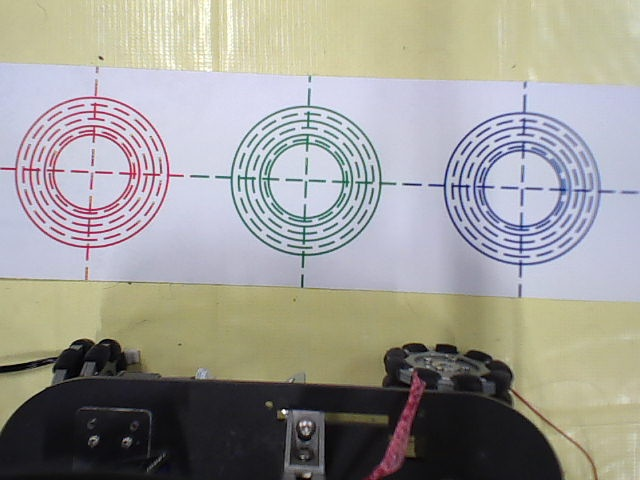
#> input picture test-ring/7.jpg, 640 x 480 px
$ python jiaozhunsehuan.py
#> lines starting #> are read from the running program, lines starting #| are printed output that depends on the picture; after the words box and inside, x2 and y2 are one past the last pixel; in counts of white or black regions, pixels touching at a corner belong together
### test-ring/XmlProcess.py
from xml.etree import ElementTree
import numpy as np


# [8 lines left out: function xmlReadCommand, not called in this run]


def xmlReadThreshold(tag: str, color: str, rank: list):  # rank: [min:[], max:[]]
    _min, _max = [], []
    paraDomTree = ElementTree.parse("./parameter.xml")
    threshold_node = paraDomTree.find(f'threshold[@tag="{tag}"]')
    colorNode = threshold_node.find(f'color[@category="{color}"]')
    floors = colorNode.findall('./*/floor')
    ceilings = colorNode.findall('./*/ceiling')
    for i in range(3):
        _min.append(int(floors[i].text))
        _max.append(int(ceilings[i].text))
    _min = np.array(_min)
    _max = np.array(_max)
    rank.append(_min)
    rank.append(_max)


# [5 lines left out: function xmlReadSize, not called in this run]


# [2 lines that do not run on import are left out]

### test-ring/jiaozhunsehuan.py
import cv2
import numpy as np
from Communication import *
from XmlProcess import *


def mask_find_bboxs(mask):
    retval, labels, stats, centroids = cv2.connectedComponentsWithStats(mask, connectivity=8) # connectivity参数的默认值为8
    stats = stats[stats[:,4].argsort()]
    return stats[:-1]


color = ['red', 'green', 'blue']
threshold = [[], [], []]  # -> [[min, max], [min, max], [min, max]]
for i, c in enumerate(color):
    xmlReadThreshold("ring", c, threshold[i])
#> this loop made 3 passes; (reads test-ring/parameter.xml from the repository)


img_bgr = cv2.imread('7.jpg')
#> img_bgr is the input picture: shape (480, 640, 3); mean B, G, R 150.4, 155.7, 157.4
img_bgr = cv2.pyrMeanShiftFiltering(img_bgr, 15, 20)
img_bgr = cv2.GaussianBlur(img_bgr, (3, 3), 0)
img_hsv = cv2.cvtColor(img_bgr, cv2.COLOR_BGR2HSV)
#> img_hsv: shape (480, 640, 3); mean H, S, V 85.3, 41.8, 167

maskRed = cv2.inRange(img_hsv, threshold[0][0], threshold[0][1])
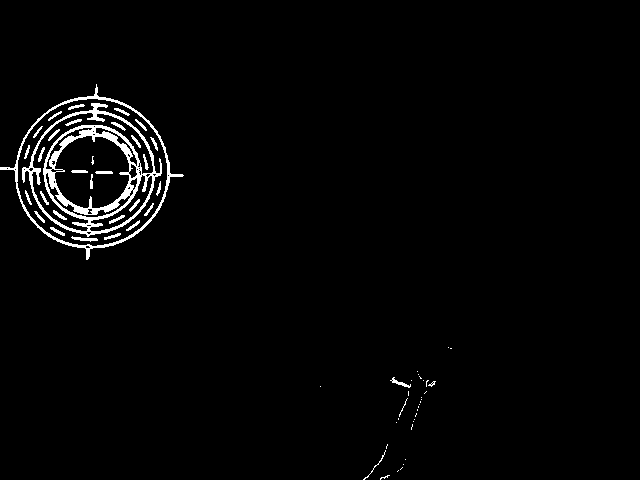
#> maskRed: shape (480, 640); 2.2% white; 64 white regions (31 under 20 px), largest, box (x1, y1, x2, y2) and area: (22, 103, 162, 237) 3940, (0, 84, 184, 260) 1410, (71, 236, 98, 242) 79
maskGreen = cv2.inRange(img_hsv, threshold[1][0], threshold[1][1])
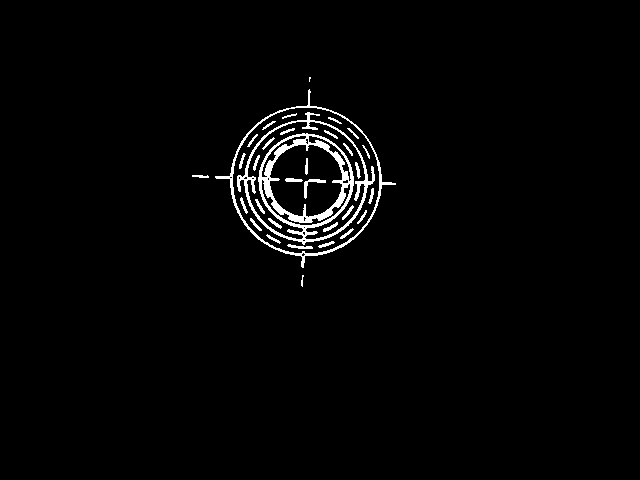
#> maskGreen: shape (480, 640); 2.1% white; 33 white regions (1 under 20 px), largest, box (x1, y1, x2, y2) and area: (237, 112, 375, 245) 3813, (215, 89, 396, 268) 1267, (304, 179, 326, 199) 112
maskBlue = cv2.inRange(img_hsv, threshold[2][0], threshold[2][1])
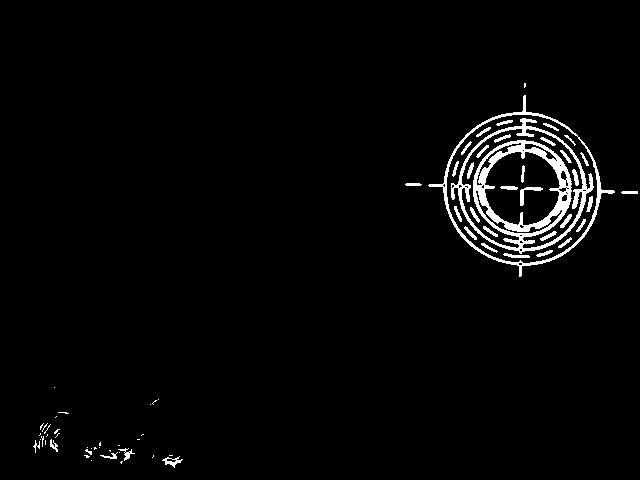
#> maskBlue: shape (480, 640); 2.7% white; 70 white regions (32 under 20 px), largest, box (x1, y1, x2, y2) and area: (451, 118, 594, 254) 4603, (428, 95, 615, 277) 1562, (520, 187, 543, 206) 126

# cv2.imshow("maskRed", maskRed)
# cv2.imshow("maskGreen", maskGreen)
cv2.imshow("maskBlue", maskBlue)
cv2.waitKey(0)

maskBlue[324:, :] = 0  # 视情况而定
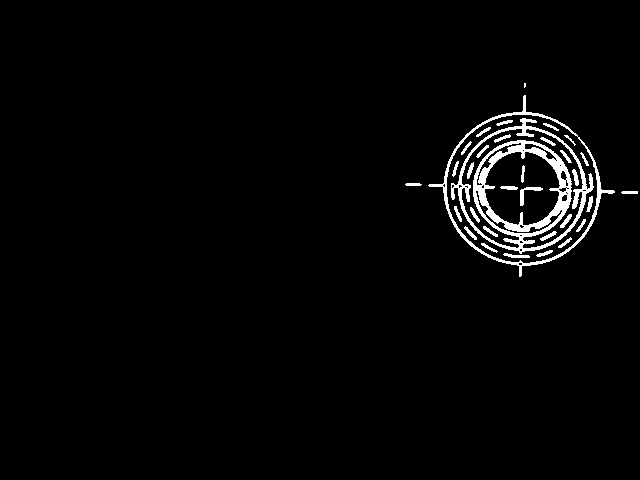
#> maskBlue: shape (480, 640); 2.5% white; 33 white regions (1 under 20 px), largest, box (x1, y1, x2, y2) and area: (451, 118, 594, 254) 4603, (428, 95, 615, 277) 1562, (520, 187, 543, 206) 126

maskBlue = cv2.medianBlur(maskBlue, 3)
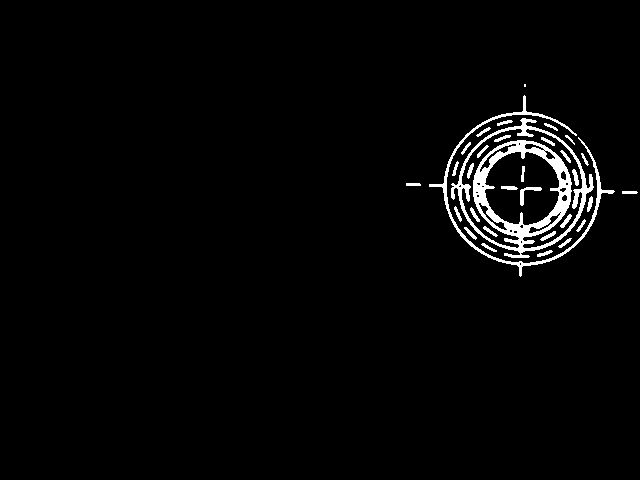
#> maskBlue: shape (480, 640); 2.6% white; 32 white regions (1 under 20 px), largest, box (x1, y1, x2, y2) and area: (451, 118, 594, 258) 4794, (429, 95, 615, 277) 1566, (520, 187, 542, 206) 124
cv2.imshow("maskBlue", maskBlue)
cv2.waitKey(0)
minx, miny = 0, 0
maxx, maxy = maskBlue.shape[1], maskBlue.shape[0]
#> maxx = 640; maxy = 480

bbox = mask_find_bboxs(maskBlue)
#> in mask_find_bboxs, `retval, labels, stats, centroids = cv2.connectedComponentsWithStats(ma..`:
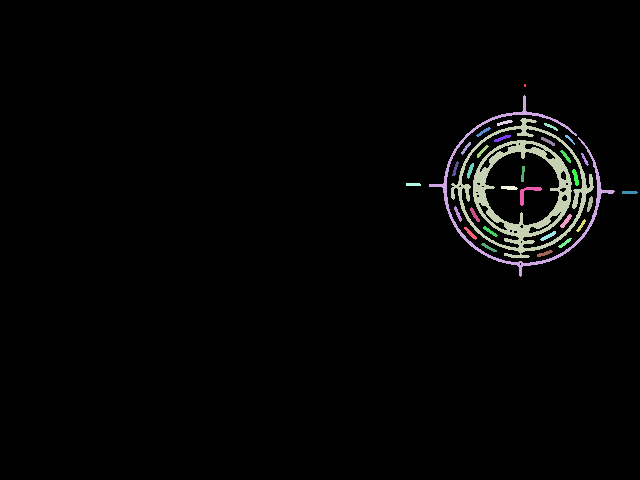
#> labels: shape (480, 640) int32; 33 distinct labels, from 0 to 32; one colour per label, 0 black
#> in mask_find_bboxs, `retval, labels, stats, centroids = cv2.connectedComponentsWithStats(ma..`: retval = 33; stats = 33 rows, first 6: [0, 0, 640, 480, 299346], [524, 84, 2, 3, 6], [429, 95, 186, 182, 1566], [451, 118, 143, 140, 4794], [497, 120, 16, 6, 47], [544, 123, 14, 8, 39]; centroids = 33 pairs, first value 314.2 to 629.2, second value 85 to 253.2
#> in mask_find_bboxs, `stats = stats[stats[:,4].argsort()]`: stats = 33 rows, first 6: [524, 84, 2, 3, 6], [565, 135, 10, 10, 27], [581, 153, 8, 13, 35], [544, 123, 14, 8, 39], [461, 142, 10, 13, 41], [576, 219, 10, 13, 42]
#> bbox = 32 rows, first 6: [524, 84, 2, 3, 6], [565, 135, 10, 10, 27], [581, 153, 8, 13, 35], [544, 123, 14, 8, 39], [461, 142, 10, 13, 41], [576, 219, 10, 13, 42]
# print(bbox)
for box in bbox:
    x0, y0 = box[0], box[1]
    x1, y1 = box[0] + box[2], box[1] + box[3]
    p1, p2 = (x0, y0), (x1, y1)
    cv2.rectangle(img_bgr, p1, p2, (255, 0, 0), 1)
    print(box)
#> this loop made 32 passes
#> (box, x0, y0, x1, y1) on passes 1 to 12: ([524, 84, 2, 3, 6], 524, 84, 526, 87), ([565, 135, 10, 10, 27], 565, 135, 575, 145), ([581, 153, 8, 13, 35], 581, 153, 589, 166), ([544, 123, 14, 8, 39], 544, 123, 558, 131), ([461, 142, 10, 13, 41], 461, 142, 471, 155), ([576, 219, 10, 13, 42], 576, 219, 586, 232), ([406, 183, 15, 3, 44], 406, 183, 421, 186), ([452, 161, 7, 15, 44], 452, 161, 459, 176), ([521, 166, 4, 16, 45], 521, 166, 525, 182), ([622, 191, 16, 3, 46], 622, 191, 638, 194), ([476, 127, 15, 10, 46], 476, 127, 491, 137), ([558, 238, 14, 10, 46], 558, 238, 572, 248)
#| [524  84   2   3   6]
#| [565 135  10  10  27]
#| [581 153   8  13  35]
#| [544 123  14   8  39]
#| [461 142  10  13  41]
#| [576 219  10  13  42]
#| [406 183  15   3  44]
#| [452 161   7  15  44]
#> (further printed lines are left out)
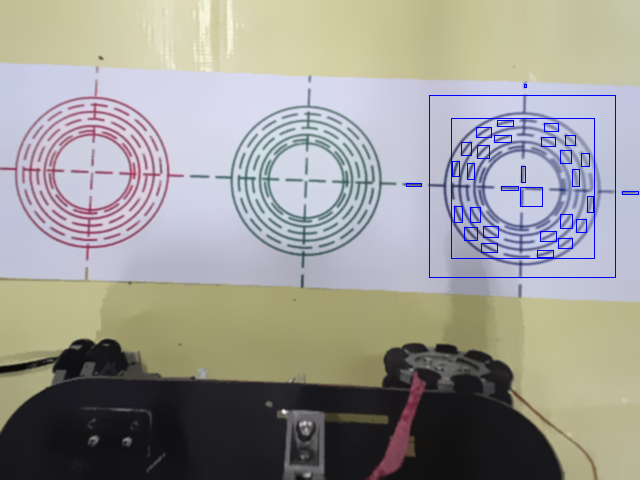
#> img_bgr: shape (480, 640, 3); mean B, G, R 150.9, 154.2, 155.8
cv2.imshow("maskRed", img_bgr)
cv2.waitKey(0)

# 找最大box作为roi
# bbox = sorted(bbox, key= lambda )
# for box in bbox


# img_bgr = cv2.bitwise_or(img_bgr, img_bgr, maskRed)
cv2.imshow("maskRed", img_bgr)
cv2.waitKey(0)

# [11 lines of commented-out code are left out]

"""
将利用阈值提取出来的掩膜，用于提取出那一部分颜色的图片，具体是进行图片的与操作
截取出那一部分图像，然后在那一部分图像中查找形状，
"""
# [33 lines of commented-out code are left out]

cv2.waitKey(0)

# [13 lines of commented-out code are left out]
